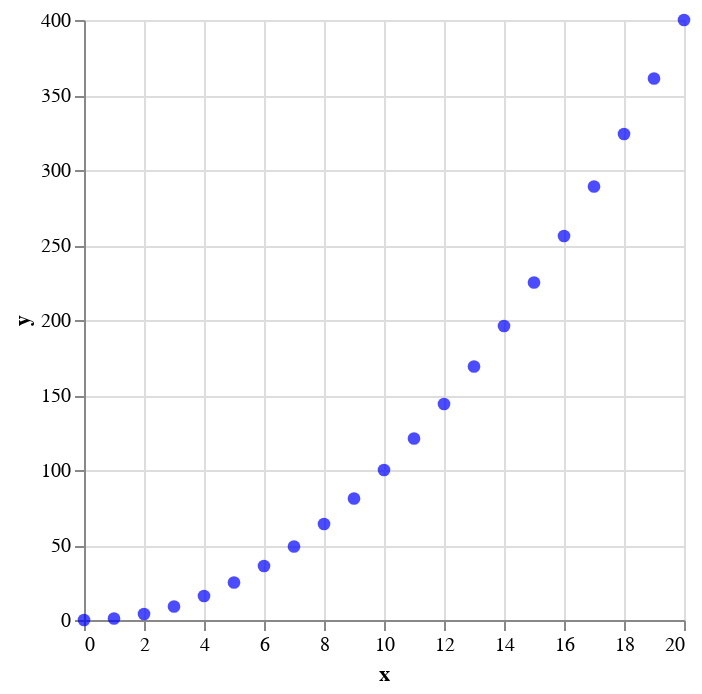

Source (notebook cell):
### Code cell
import altair as alt
import pandas as pd

data = pd.DataFrame({
    'x': range(21),
    'y': [val**2 for val in range(21)]
})

chart = alt.Chart(data).mark_circle(size=40).encode(
    x='x',
    y='y',
    color=alt.value('blue')
)
chart.show()

### Figure 1 — Vega-Lite specification as saved in the notebook (floating-point values rounded to 4 significant figures)
{"config": {"view": {"continuousWidth": 300, "continuousHeight": 300}}, "data": {"name": "data-6aa27fdbfc72a577fda3f1f62d877d81"}, "mark": {"type": "circle", "size": 40}, "encoding": {"color": {"value": "blue"}, "x": {"field": "x", "type": "quantitative"}, "y": {"field": "y", "type": "quantitative"}}, "$schema": "https://vega.github.io/schema/vega-lite/v5.20.1.json", "datasets": {"data-6aa27fdbfc72a577fda3f1f62d877d81": [{"x": 0, "y": 0}, {"x": 1, "y": 1}, {"x": 2, "y": 4}, {"x": 3, "y": 9}, {"x": 4, "y": 16}, {"x": 5, "y": 25}, {"x": 6, "y": 36}, {"x": 7, "y": 49}, {"x": 8, "y": 64}, {"x": 9, "y": 81}, {"x": 10, "y": 100}, {"x": 11, "y": 121}, {"x": 12, "y": 144}, {"x": 13, "y": 169}, {"x": 14, "y": 196}, {"x": 15, "y": 225}, {"x": 16, "y": 256}, {"x": 17, "y": 289}, {"x": 18, "y": 324}, {"x": 19, "y": 361}, {"x": 20, "y": 400}]}}
